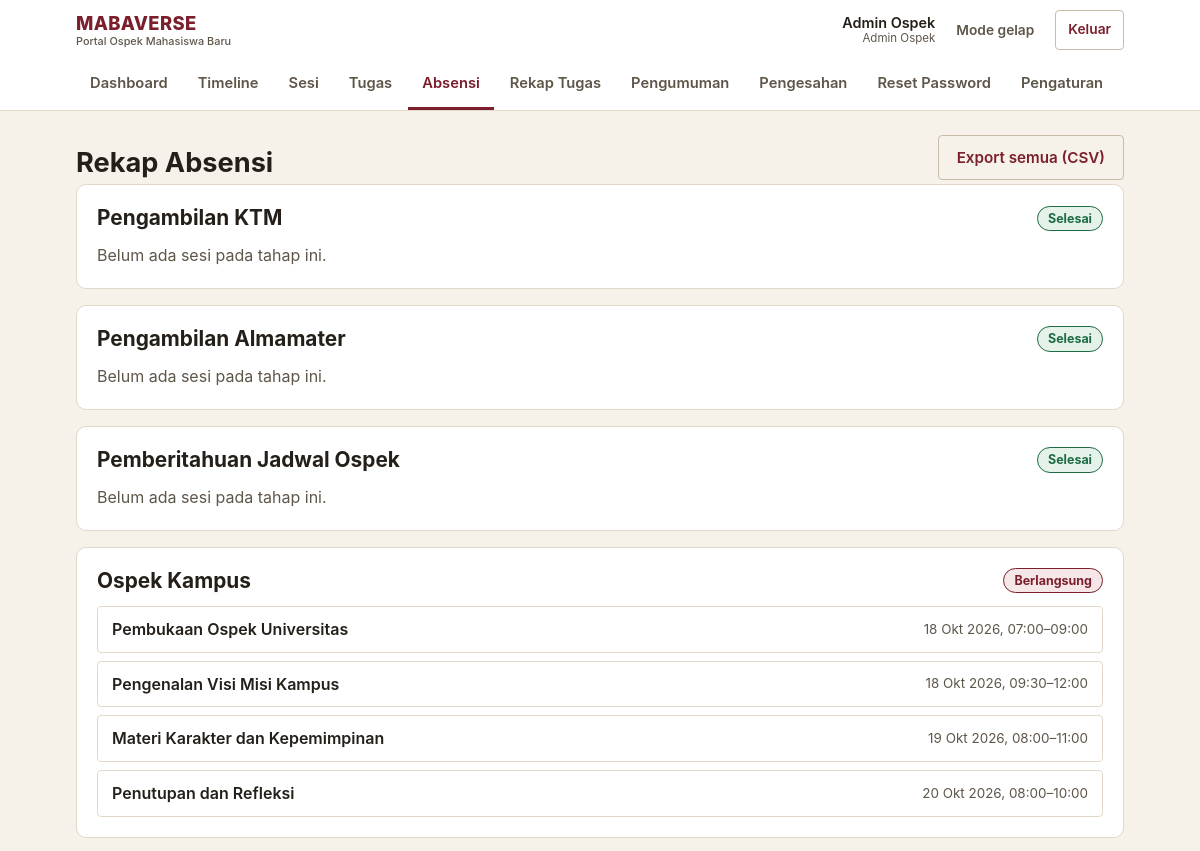
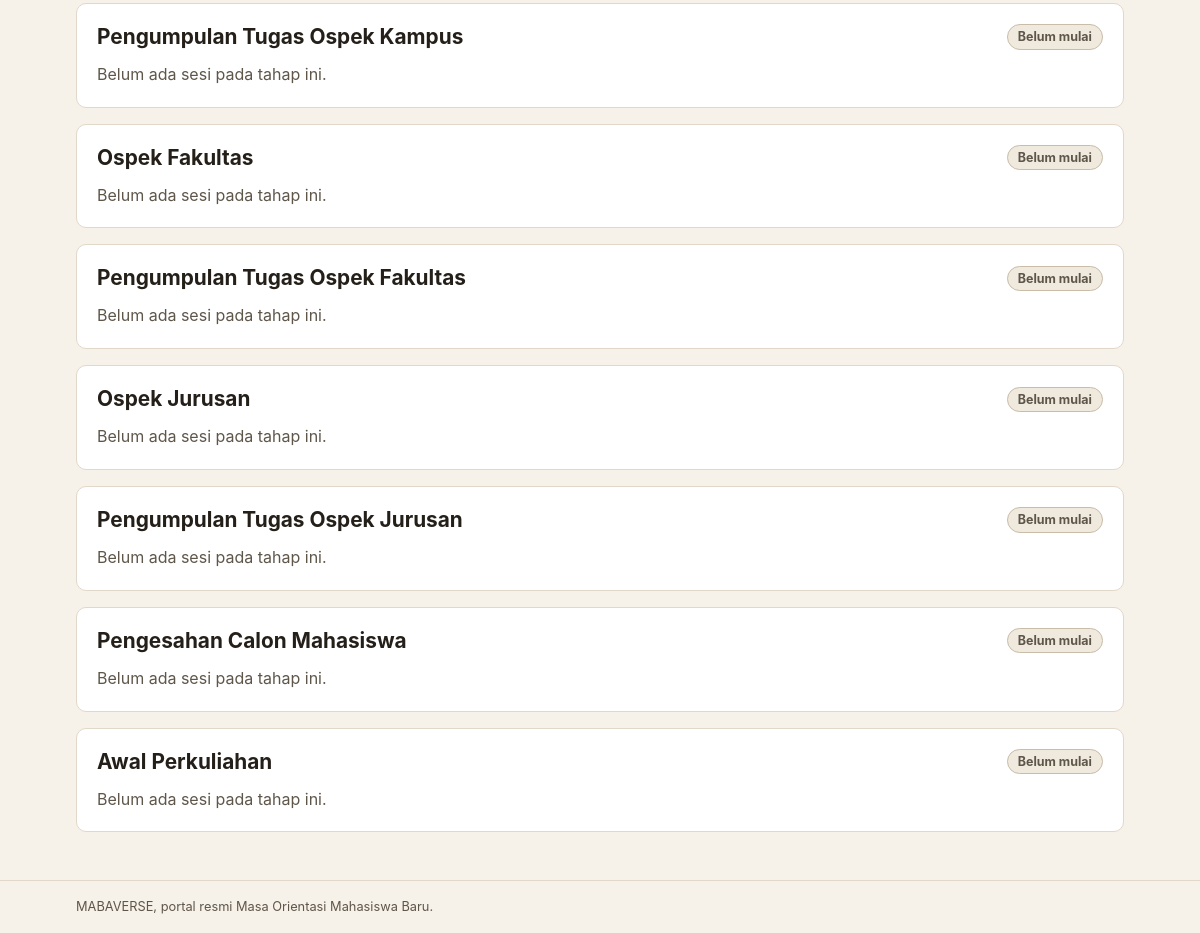
The page /admin/rekap-absensi (signed in) on the database its author committed (2 pictures, top to bottom).
### tables this page shows
CREATE TABLE tahap_ospek (
    id INT AUTO_INCREMENT PRIMARY KEY,
    judul VARCHAR(255) NOT NULL,
    deskripsi TEXT,
    urutan INT NOT NULL,
    tanggal_mulai DATETIME NOT NULL,
    tanggal_selesai DATETIME NOT NULL,
    target_level ENUM('universitas', 'fakultas', 'jurusan') DEFAULT 'universitas',
    lokasi_text VARCHAR(255) DEFAULT NULL,
    lampiran VARCHAR(255) DEFAULT NULL,
    status ENUM('belum_mulai', 'berlangsung', 'selesai') DEFAULT 'belum_mulai',
    created_at TIMESTAMP DEFAULT CURRENT_TIMESTAMP,
    updated_at TIMESTAMP DEFAULT CURRENT_TIMESTAMP ON UPDATE CURRENT_TIMESTAMP
);

CREATE TABLE sesi (
    id INT AUTO_INCREMENT PRIMARY KEY,
    tahap_id INT NOT NULL,
    judul VARCHAR(255) NOT NULL,
    tanggal DATE NOT NULL,
    jam_mulai TIME NOT NULL,
    jam_selesai TIME NOT NULL,
    lokasi_text VARCHAR(255) NOT NULL,
    lokasi_lat DECIMAL(10, 8) DEFAULT NULL,
    lokasi_lng DECIMAL(11, 8) DEFAULT NULL,
    radius_meter INT DEFAULT 150,
    pic VARCHAR(255) DEFAULT NULL,
    created_at TIMESTAMP DEFAULT CURRENT_TIMESTAMP,
    FOREIGN KEY (tahap_id) REFERENCES tahap_ospek(id) ON DELETE CASCADE
);

### config/database.php (called while the page is built)
<?php
require_once __DIR__ . '/config.php';
class Database {
    private static $instance = null;
    private $pdo;
    private function __construct() {
        try {
            $dsn = "mysql:host=" . DB_HOST . ";dbname=" . DB_NAME . ";charset=" . DB_CHARSET;
            $options = [
                PDO::ATTR_ERRMODE => PDO::ERRMODE_EXCEPTION,
                PDO::ATTR_DEFAULT_FETCH_MODE => PDO::FETCH_ASSOC,
                PDO::ATTR_EMULATE_PREPARES => false,
            ];
            $this->pdo = new PDO($dsn, DB_USER, DB_PASS, $options);
        } catch (PDOException $e) {
            error_log('[MABAVERSE] Koneksi database gagal: ' . $e->getMessage());
            if (defined('APP_ENV') && APP_ENV === 'production') {
                throw new RuntimeException('Layanan database sedang tidak tersedia.');
            }
            die("Koneksi database gagal: " . $e->getMessage()
                . " — periksa DB_HOST/DB_USER/DB_PASS di config/config.local.php dan pastikan MySQL berjalan.");
        }
    }
    public static function getInstance() {
        if (self::$instance === null) {
            self::$instance = new self();
        }
        return self::$instance;
    }
    public function getConnection() {
        return $this->pdo;
    }
}

### models/Timeline.php (called while the page is built, shortened)
<?php
require_once __DIR__ . '/../config/config.php';
class Timeline {
    private $db;
    public function __construct() {
        $this->db = Database::getInstance()->getConnection();
    }
    public function getAllTahap($user_role = null, $user_fakultas_id = null, $user_jurusan_id = null) {
        $sql = "SELECT * FROM tahap_ospek WHERE 1=1";
        $params = [];
        $sql .= " ORDER BY urutan ASC";
        $stmt = $this->db->prepare($sql);
        $stmt->execute($params);
        return $stmt->fetchAll();
    }
    public function getSesiByTahap($tahap_id) {
        $stmt = $this->db->prepare("
            SELECT * FROM sesi
            WHERE tahap_id = ?
            ORDER BY tanggal ASC, jam_mulai ASC
        ");
        $stmt->execute([$tahap_id]);
        return $stmt->fetchAll();
    }
}

### config/config.php (called while the page is built, shortened)
<?php
function e($value) {
    return htmlspecialchars((string)$value, ENT_QUOTES, 'UTF-8');
}
function status_meta($status) {
    $map = [
        'hadir'             => ['Hadir', 'ok'],
        'di_luar_radius'    => ['Di luar radius', 'warn'],
        'terlambat'         => ['Terlambat', 'warn'],
        'tidak_hadir'       => ['Tidak hadir', 'danger'],
        'izin'              => ['Izin', 'info'],
        'terkumpul'         => ['Terkumpul', 'info'],
        'revisi'            => ['Perlu revisi', 'warn'],
        'diterima'          => ['Diterima', 'ok'],
        'belum_dikumpulkan' => ['Belum dikumpulkan', 'neutral'],
        'disahkan'          => ['Disahkan', 'ok'],
        'belum_memenuhi'    => ['Belum memenuhi syarat', 'danger'],
        'belum_mulai'       => ['Belum mulai', 'neutral'],
        'berlangsung'       => ['Berlangsung', 'brand'],
        'selesai'           => ['Selesai', 'ok'],
        'normal'            => ['Normal', 'neutral'],
        'penting'           => ['Penting', 'warn'],
        'mendesak'          => ['Mendesak', 'danger'],
    ];
    if (isset($map[$status])) {
        return $map[$status];
    }
    return [ucwords(str_replace('_', ' ', (string)$status)), 'neutral'];
}
function format_tanggal($datetime, $dengan_waktu = true) {
    $ts = strtotime($datetime);
    $bulan = [1 => 'Jan', 'Feb', 'Mar', 'Apr', 'Mei', 'Jun', 'Jul', 'Agu', 'Sep', 'Okt', 'Nov', 'Des'];
    $hasil = date('j', $ts) . ' ' . $bulan[(int)date('n', $ts)] . ' ' . date('Y', $ts);
    return $hasil;
}
require_once __DIR__ . '/database.php';

### views/admin/rekap_absensi.php (the view, shortened to what this page needs)
<?php
include __DIR__ . '/../layouts/header.php';
?>
<div class="page-head">
    <div>
        <h1>Rekap Absensi</h1>
    </div>
    <div class="page-actions">
        <a class="btn btn-outline" href="<?= BASE_URL ?>admin/export-absensi">Export semua (CSV)</a>
    </div>
</div>
<?php if (empty($timeline)): ?>
<div class="empty">
    <strong>Belum ada sesi.</strong>
    Buat tahap dan sesi dulu di menu Timeline dan Sesi. Rekap terisi otomatis dari absensi mahasiswa.
</div>
<?php else: ?>
<?php foreach ($timeline as $tahap): ?>
<?php list($tahap_label, $tahap_tone) = status_meta($tahap['status']); ?>
<div class="card">
    <div class="card-head">
        <h2><?= e($tahap['judul']) ?></h2>
        <span class="chip chip-<?= $tahap_tone ?>"><?= e($tahap_label) ?></span>
    </div>
    <?php if (empty($sesi_by_tahap[$tahap['id']])): ?>
    <p class="muted mb-0">Belum ada sesi pada tahap ini.</p>
    <?php else: ?>
    <ul class="tl-sesi">
        <?php foreach ($sesi_by_tahap[$tahap['id']] as $sesi): ?>
        <li>
            <a class="tl-sesi-link" href="<?= BASE_URL ?>admin/rekap-absensi/<?= (int)$sesi['id'] ?>">
                <span class="tl-sesi-judul"><?= e($sesi['judul']) ?></span>
                <span class="tl-sesi-waktu">
                    <?= e(format_tanggal($sesi['tanggal'], false)) ?>,
                    <?= e(date('H:i', strtotime($sesi['jam_mulai']))) ?>&ndash;<?= e(date('H:i', strtotime($sesi['jam_selesai']))) ?>
                </span>
            </a>
        </li>
        <?php endforeach; ?>
    </ul>
    <?php endif; ?>
</div>
<?php endforeach; ?>
<?php endif; ?>
<?php include __DIR__ . '/../layouts/footer.php'; ?>

### assets/css/style.css (style rules this page uses)
:root { --bg: #F6F1E9; --surface: #FFFFFF; --surface-alt: #F0E9DE; --ink: #241F19; --ink-soft: #5F564A; --line: #E2D8C9; --line-strong: #C9BCA8; --brand: #7A1F2B; --brand-strong: #5E1620; --brand-soft: #F5E7E8; --brand-ink: #FFFFFF; --accent: #9A4A08; --accent-soft: #FBEEDD; --ok: #1E6B43; --ok-soft: #E4F2E9; --warn: #8A4B0F; --warn-soft: #FBEEDC; --danger: #A32A22; --danger-soft: #F9E6E4; --info: #2E5375; --info-soft: #E7EEF5; --radius-sm: 4px; --radius: 10px; --shadow-1: 0 1px 2px rgba(36, 31, 25, 0.08), 0 6px 16px rgba(36, 31, 25, 0.07); --maxw: 1080px; --font: -apple-system, BlinkMacSystemFont, "Segoe UI", Roboto, "Helvetica Neue", Arial, sans-serif; }
*, *::before, *::after { box-sizing: border-box; }
html { -webkit-text-size-adjust: 100%; }
body { margin: 0; background: var(--bg); color: var(--ink); font-family: var(--font); font-size: 16px; line-height: 1.55; }
h1, h2, h3, h4 { margin: 0 0 0.5em; line-height: 1.25; font-weight: 700; }
h1 { font-size: clamp(1.3rem, 1.1rem + 1vw, 1.7rem); }
h2 { font-size: clamp(1.1rem, 1rem + 0.6vw, 1.3rem); }
p { margin: 0 0 1em; }
a { color: var(--brand); text-decoration-thickness: 1px; text-underline-offset: 2px; }
.muted { color: var(--ink-soft); }
.mb-0 { margin-bottom: 0; }
.page-head { display: flex; align-items: flex-end; justify-content: space-between; gap: 12px; flex-wrap: wrap; margin: 24px 0 4px; }
.page-head h1 { margin: 0; }
.page-actions { display: flex; gap: 8px; flex-wrap: wrap; }
.btn { display: inline-flex; align-items: center; justify-content: center; gap: 6px; min-height: 44px; padding: 10px 18px; border-radius: var(--radius-sm); border: 1px solid transparent; background: var(--brand); color: var(--brand-ink); font-family: inherit; font-size: 0.95rem; font-weight: 600; text-decoration: none; cursor: pointer; transition: background-color 120ms ease, border-color 120ms ease, color 120ms ease; }
.btn-outline { background: transparent; color: var(--brand); border-color: var(--line-strong); }
.card { background: var(--surface); border: 1px solid var(--line); border-radius: var(--radius); padding: 20px; margin-bottom: 16px; }
.card-head { display: flex; align-items: center; justify-content: space-between; gap: 12px; flex-wrap: wrap; margin-bottom: 12px; }
.card-head h2, .card-head h3 { margin: 0; }
.chip { display: inline-block; padding: 2px 10px; border-radius: 999px; font-size: 0.78rem; font-weight: 700; white-space: nowrap; border: 1px solid transparent; }
.chip-ok { background: var(--ok-soft); color: var(--ok); border-color: var(--ok); }
.chip-neutral { background: var(--surface-alt); color: var(--ink-soft); border-color: var(--line-strong); }
.chip-brand { background: var(--brand-soft); color: var(--brand); border-color: var(--brand); }
.tl-sesi { list-style: none; margin: 12px 0 0; padding: 0; display: grid; gap: 8px; }
.tl-sesi li { background: var(--surface); border: 1px solid var(--line); border-radius: var(--radius-sm); padding: 10px 14px; }
.tl-sesi-link { display: flex; justify-content: space-between; align-items: center; gap: 12px; text-decoration: none; color: inherit; }
.tl-sesi-judul { font-weight: 600; }
.tl-sesi-waktu { font-size: 0.84rem; color: var(--ink-soft); text-align: right; white-space: nowrap; }

### rows shown on the page
tahap_ospek: judul "Pengambilan KTM", tahap_label "Selesai", shows "Belum ada sesi pada tahap ini."
tahap_ospek: judul "Pengambilan Almamater", tahap_label "Selesai", shows "Belum ada sesi pada tahap ini."
tahap_ospek: judul "Pemberitahuan Jadwal Ospek", tahap_label "Selesai", shows "Belum ada sesi pada tahap ini."
tahap_ospek: judul "Ospek Kampus", tahap_label "Berlangsung"
sesi: judul "Pembukaan Ospek Universitas", tanggal "18 Okt 2026", jam_mulai "07:00", jam_selesai "09:00"
sesi: judul "Pengenalan Visi Misi Kampus", tanggal "18 Okt 2026", jam_mulai "09:30", jam_selesai "12:00"
sesi: judul "Materi Karakter dan Kepemimpinan", tanggal "19 Okt 2026", jam_mulai "08:00", jam_selesai "11:00"
sesi: judul "Penutupan dan Refleksi", tanggal "20 Okt 2026", jam_mulai "08:00", jam_selesai "10:00"
tahap_ospek: judul "Pengumpulan Tugas Ospek Kampus", tahap_label "Belum mulai", shows "Belum ada sesi pada tahap ini."
tahap_ospek: judul "Ospek Fakultas", tahap_label "Belum mulai", shows "Belum ada sesi pada tahap ini."
tahap_ospek: judul "Pengumpulan Tugas Ospek Fakultas", tahap_label "Belum mulai", shows "Belum ada sesi pada tahap ini."
tahap_ospek: judul "Ospek Jurusan", tahap_label "Belum mulai", shows "Belum ada sesi pada tahap ini."
tahap_ospek: judul "Pengumpulan Tugas Ospek Jurusan", tahap_label "Belum mulai", shows "Belum ada sesi pada tahap ini."
tahap_ospek: judul "Pengesahan Calon Mahasiswa", tahap_label "Belum mulai", shows "Belum ada sesi pada tahap ini."
tahap_ospek: judul "Awal Perkuliahan", tahap_label "Belum mulai", shows "Belum ada sesi pada tahap ini."

### other values the page prints
$user_nama "Admin Ospek"
$role_label "Admin Ospek"
$label "Dashboard"
$label "Timeline"
$label "Sesi"
$label "Tugas"
$label "Absensi"
$label "Rekap Tugas"
$label "Pengumuman"
$label "Pengesahan"
$label "Reset Password"
$label "Pengaturan"
